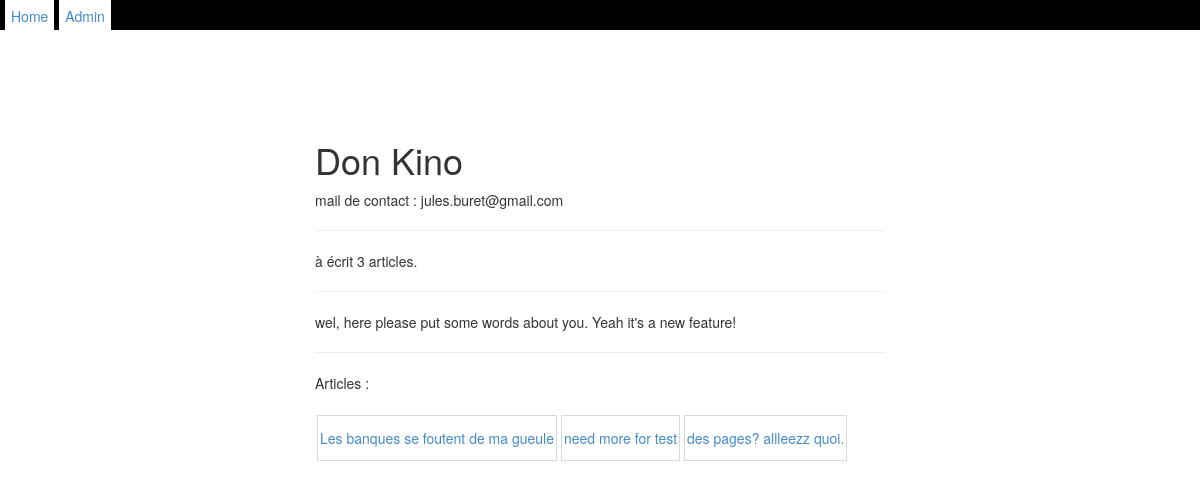
/blog/author/3/, run on the app's committed database.
### blog/models.py (models this page shows, shortened)
class Author_blog(models.Model):
    main_name = models.CharField(max_length=200)
    mail = models.EmailField()
    count_article = models.IntegerField(default = 0)
    img = models.ImageField(upload_to = '/img/authors')
    text = models.TextField()

class Article(models.Model):
    draft = models.BooleanField(default="true")
    text = models.TextField()
    short = models.CharField(max_length = 200)
    pub_date = models.DateTimeField('date de publication')
    author = models.ForeignKey(Author_blog)
    main_name = models.CharField(max_length=150)
    tags = models.ManyToManyField(Tag)

### blog/views.py (the view)
# urls.py: url(r'^author/(?P<author_id>\d+)/$', views.author, name='author'),
def author(request, author_id):
	author = Author_blog.objects.get(id = author_id)
	articles = Article.objects.filter(author = author_id, draft=0)
	context = {'author' : author, 'articles' : articles}
	return render(request, 'blog/author.html', context)

### blog/templates/blog/author.html (shortened to what this page needs)
{% extends "base.html" %}
{% block content %}
<div class="col-md-6 center-block" id="wrapper">
	<h1>{{author.main_name}}</h1>
	<div>
		mail de contact : {{ author.mail }} <hr>
		à écrit {{author.count_article}} article{{ author.count_article|pluralize }}. <hr>
	</div>
	<div id="bio">
		{{ author.text }}
	</div>
	<hr>
	<span>Article{{ author.count_article|pluralize }} : <br></span>
	 {% for a in articles %}
		<div class="articles-lnk">
		<a href="{% url 'blog:detail' a.id %}">{{a.main_name}}</a>
		</div>
	{% endfor %}
</div>
{% endblock content %}

### blog/static/style.css (style rules this page uses)
ul, li, span { margin: 0; padding: 0; }
body { margin-top: 35px; }
#wrapper { float:none; margin-top: 140px; }
.articles-lnk a { float: left; min-height: 40px; line-height: 40px; padding: 2px; margin:2px; border:1px solid rgba(184, 184, 184, 0.55); vertical-align: center; }

### data on the page
Author_blog: main_name "Don Kino", mail "jules.buret@gmail.com", count_article "3", text "wel, here please put some words about you. Yeah it's a new feature!"
Article: main_name "Les banques se foutent de ma gueule"
Article: main_name "need more for test"
Article: main_name "des pages? allleezz quoi."
